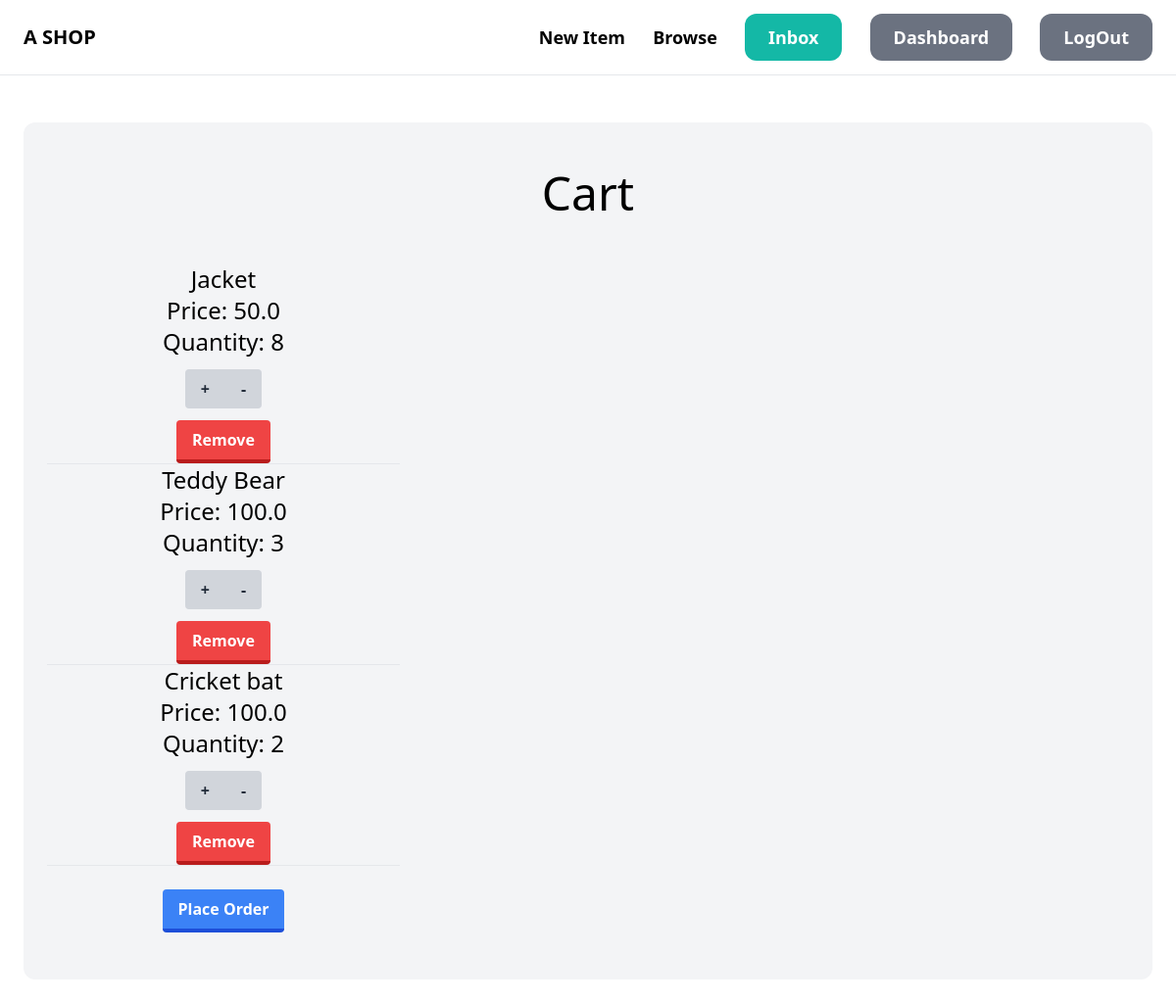
Before: /cart/ (signed in) with the older database file.
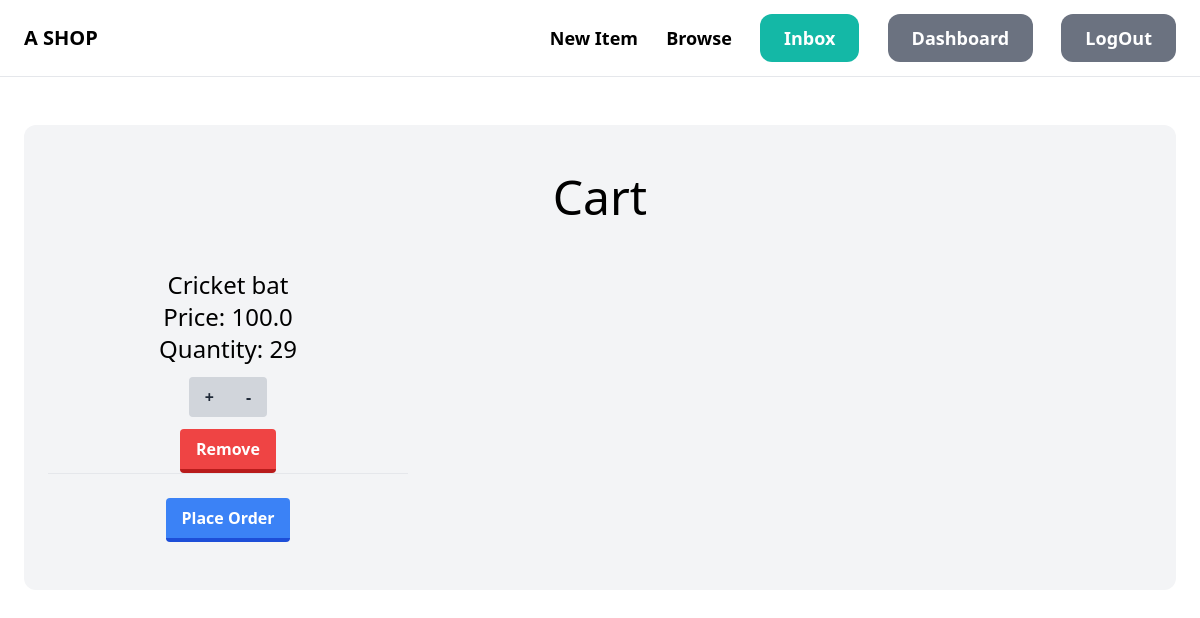
After: the same page with the newer database file.
### item/models.py (models this page shows, shortened)
class Cart(models.Model):
    user = models.ForeignKey(User, on_delete=models.CASCADE)
    item = models.ForeignKey(Item, on_delete=models.CASCADE)
    quantity = models.IntegerField()

class Item(models.Model):
    category=models.ForeignKey(Category,related_name='items',on_delete=models.CASCADE)
    name= models.CharField(max_length=255)
    description = models.TextField(blank=True,null=True)
    price= models.FloatField()
    image= models.ImageField(upload_to='item_images', blank=True,null=True)
    is_sold = models.BooleanField(default=False)
    created_by= models.ForeignKey(User, related_name='items',on_delete=models.CASCADE)
    created_at = models.DateTimeField(auto_now_add=True)

### item/views.py (the view)
# urls.py: path('cart/', views.view_cart, name='view_cart'),
@login_required
def view_cart(request):
    cart_items = Cart.objects.filter(user=request.user)
    context = {'cart_items': cart_items}
    return render(request, 'item/cart.html', context)

### item/templates/item/cart.html (shortened to what this page needs)
{% extends 'core/base.html' %}
{% block content %}
<div class='mt-6 px-6 py-12 bg-gray-100 rounded-xl'>
    <h2 class='mb-12 text-5xl text-center'>Cart</h2>
    <div class='grid grid-cols-3 gap-3 text-center'>
        {% for cart_item in cart_items %}
    <ul>
            <h3 class='text-2xl'><li>{{ cart_item.item.name }}</li></h3>
            <p class='text-2xl'>Price: {{ cart_item.item.price }}</p>
            <p class='text-2xl'>Quantity: {{ cart_item.quantity }}</p>
            <div class="inline-flex mt-3">
            <br>
                <button class="bg-gray-300 hover:bg-gray-400 text-gray-800 font-bold py-2 px-4 rounded-l">
                    <a href="{% url 'item:increase' cart_item.id %}">+</a>
                </button>
                <br>
                <button class="bg-gray-300 hover:bg-gray-400 text-gray-800 font-bold py-2 px-4 rounded-r">
                    <a href="{% url 'item:decrease' cart_item.id %}">-</a>
                </button>
              </div>
              <br>
              <button class="mt-3 bg-red-500 hover:bg-red-400 text-white font-bold py-2 px-4 border-b-4 border-red-700 hover:border-red-500 rounded">
                <a href="{% url 'item:remove_from_cart' cart_item.id %}">Remove</a>
              </button>
            <hr>
            {% endfor %}
            {% if cart_items|length != 0 %}
                    <button class="mt-6 bg-blue-500 hover:bg-blue-400 text-white font-bold py-2 px-4 border-b-4 border-blue-700 hover:border-blue-500 rounded">
                        <a href="#">Place Order</a>
                    </button>
            {% endif %}
    </ul>
{% endblock content %}

### core/templates/core/base.html (shortened to what this page needs)
<!doctype html>
<html>
    <head>
        <script src="https://cdn.tailwindcss.com"></script>
    </head>
    <body>
        <nav class='py-6 px-6 flex justify-between items-center border-b border-gray-200'>
            <a href='/' class='text-xl font-semibold'>A SHOP</a>
            <div class='space-x-6'>
                <a href="{% url 'item:new' %}" class='text-lg font-semibold hover:text-gray-500'>New Item</a>
                <a href="{% url 'item:items' %}" class='text-lg font-semibold hover:text-gray-500'>Browse</a>
                {% if request.user.is_authenticated %}
                    <a href="{% url 'conversation:inbox' %}" class='px-6 py-3 text-lg font-semibold bg-teal-500 text-white rounded-xl hover:bg-teal-700 shadow-cyan-500/50'>Inbox</a>
                    <a href="{% url 'dashboard:index' %}" class='px-6 py-3 text-lg font-semibold bg-gray-500 text-white rounded-xl hover:bg-gray-700'>Dashboard</a>
                    <a href="#" class='px-6 py-3 text-lg font-semibold bg-gray-500 text-white rounded-xl hover:bg-gray-700'>LogOut</a>
                {% else %}
                    <a href="{% url 'core:signup' %}" class='px-6 py-3 text-lg font-semibold bg-teal-500 text-white rounded-xl hover:bg-teal-700 shadow-cyan-500/50'>Sign Up</a>
                    <a href="{% url 'core:login' %}" class='px-6 py-3 text-lg font-semibold bg-gray-500 text-white rounded-xl hover:bg-gray-700'>Sign In</a>
                {% endif %}
                </div>
        </nav>
        <div class="px-6 py-6">
           {% block content %}
           {% endblock content %}
        </div>
    </body>
</html>

Changed rows visible on the page:
removed Cart: item.name "Jacket", item.price "50.0", quantity "8"
removed Cart: item.name "Teddy Bear", item.price "100.0", quantity "3"
changed Cart "Cricket bat": quantity "2" → "29"
